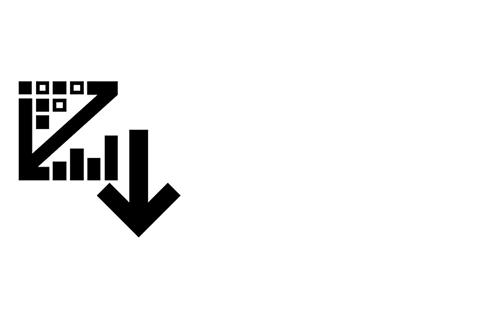
#> input picture packaging/dialog.bmp, 493 x 312 px
$ python add_padding.py dialog.bmp 5
#> lines starting #> are read from the running program, lines starting #| are printed output that depends on the picture
import sys
import os
from PIL import Image

def add_macos_padding(input_path, output_path=None, target_size=824, vertical_shift=0):
    """
    Resizes an image to fit the macOS icon grid (approx 824px)
    and centers it on a 1024x1024 transparent canvas.

    Args:
        input_path (str): Path to the source image.
        output_path (str): Path to save the result. If None, appends '_padded' to filename.
        target_size (int): The size of the inner icon (default 824 for macOS standard).
        vertical_shift (int): Pixels to shift the icon UP (optical centering).
                              Use ~20 for optical centering if adding a shadow later.
    """
#> called with input_path = 'dialog.bmp', target_size = 824, vertical_shift = 5

    CANVAS_DIMENSION = 1024

    if not os.path.exists(input_path):
        print(f"Error: File not found at {input_path}")
        return

    try:
        # 1. Open the original image
        original = Image.open(input_path).convert("RGBA")
#> original is the input picture: PIL image 493x312 RGBA; mean R, G, B, A 240, 240, 240, 255

        # 2. Create the blank 1024x1024 transparent canvas
        canvas = Image.new("RGBA", (CANVAS_DIMENSION, CANVAS_DIMENSION), (0, 0, 0, 0))
#> canvas: PIL image 1024x1024 RGBA; every value is 0

        # 3. Calculate aspect-ratio safe resizing
        # We use .thumbnail() logic to ensure we don't distort non-square images,
        # though standard icons should usually be square.
        width_ratio = target_size / original.width
#> width_ratio = 1.67
        height_ratio = target_size / original.height
#> height_ratio = 2.64
        scale_factor = min(width_ratio, height_ratio)
#> scale_factor = 1.67

        new_width = int(original.width * scale_factor)
#> new_width = 824
        new_height = int(original.height * scale_factor)
#> new_height = 521

        # High-quality resampling (LANCZOS) is crucial for icons
        resized_icon = original.resize((new_width, new_height), Image.Resampling.LANCZOS)

        # 4. Calculate position to center the image
        # Mathematical center
        x_pos = (CANVAS_DIMENSION - new_width) // 2
#> x_pos = 100
        y_pos = (CANVAS_DIMENSION - new_height) // 2
#> y_pos = 251

        # Apply optional vertical shift (subtracting moves it UP)
        y_pos -= vertical_shift
#> y_pos = 246

        # 5. Paste the resized icon onto the canvas
        # We use resized_icon as the mask to preserve transparency
        canvas.paste(resized_icon, (x_pos, y_pos), resized_icon)
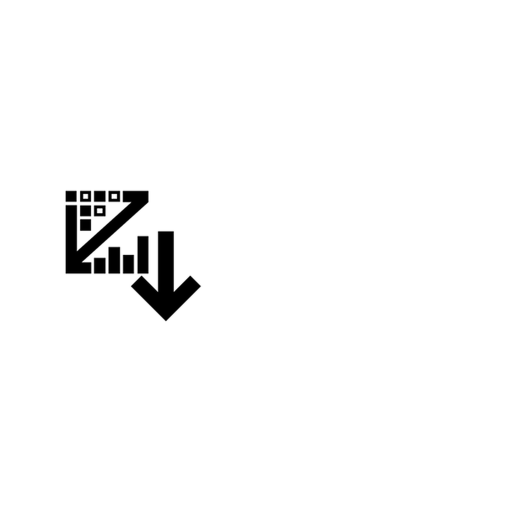
#> canvas: PIL image 1024x1024 RGBA (shown at 1/2 size); mean R, G, B, A 98.2, 98.2, 98.2, 104.4; transparent parts drawn white

        # 6. Save the output
        if output_path is None:
            filename, ext = os.path.splitext(input_path)
            output_path = f"{filename}_padded{ext}"

        canvas.save(output_path, "PNG")
        print(f"Success! Saved padded icon to: {output_path}")
        print(f"Dimensions: {CANVAS_DIMENSION}x{CANVAS_DIMENSION} (Content: {new_width}x{new_height})")
#| Dimensions: 1024x1024 (Content: 824x521)

    except Exception as e:
        print(f"An error occurred: {e}")

if __name__ == "__main__":
    if len(sys.argv) < 2:
        print("Usage: python add_padding.py <path_to_image.png> [optional_vertical_shift]")
        print("Example: python add_padding.py my_icon.png")
    else:
        input_file = sys.argv[1]

        # Optional: Allow user to pass a vertical shift as 2nd argument
        v_shift = int(sys.argv[2]) if len(sys.argv) > 2 else 0

        add_macos_padding(input_file, vertical_shift=v_shift)
